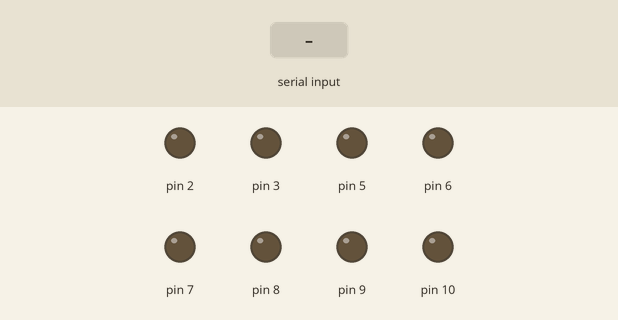
Recording of a sketch running on a simulated Arduino Uno, built with avr-gcc and run on an emulated ATmega328P. Parts: output pins drawn as LEDs (lit = HIGH). Inputs (shaded band) come from the test bench.

Above: at 1.2 s.
1.3 s: "f" received over Serial
At 2.2 s:
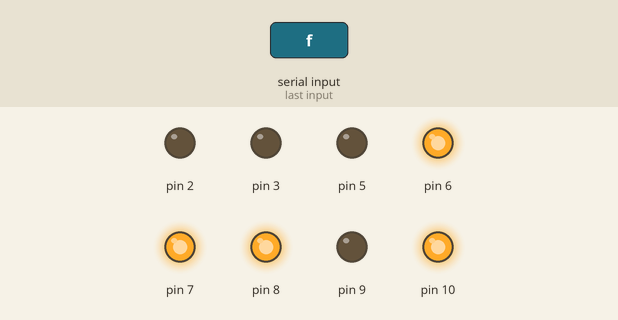
2.8 s: "b" received over Serial
At 3.3 s:
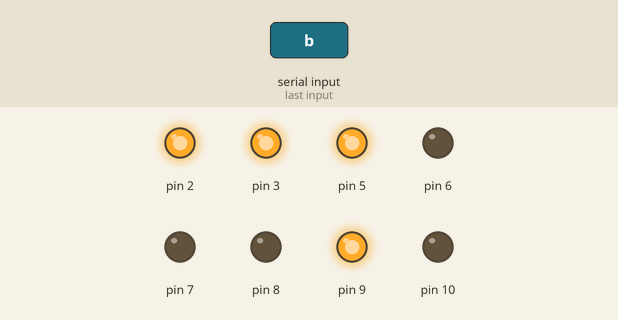
4.3 s: "r" received over Serial
At 5.5 s:
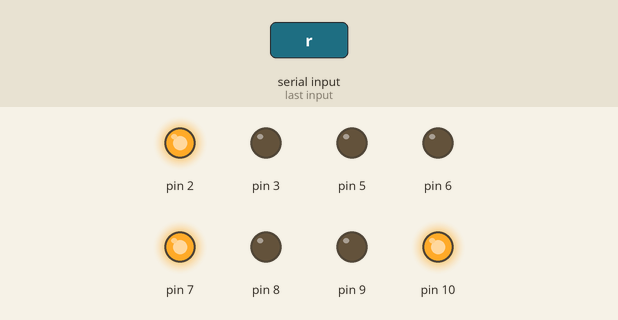
5.8 s: "l" received over Serial
At 6.8 s:
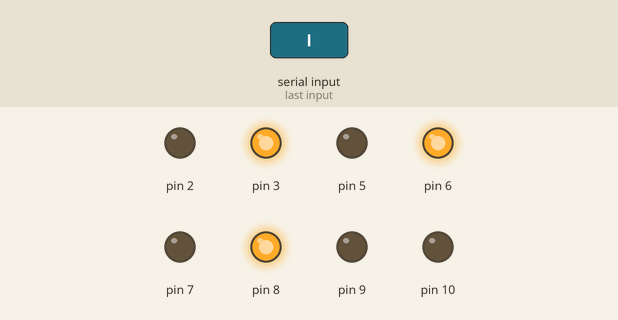
7.3 s: "s" received over Serial
At 8.0 s:
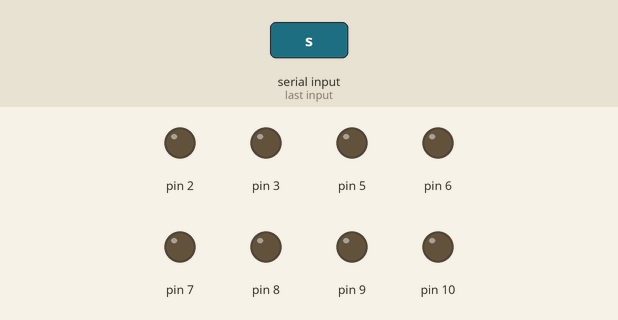
Timing chart, 0 to 9.8 s (numbered marks = the images above; inputs shaded):
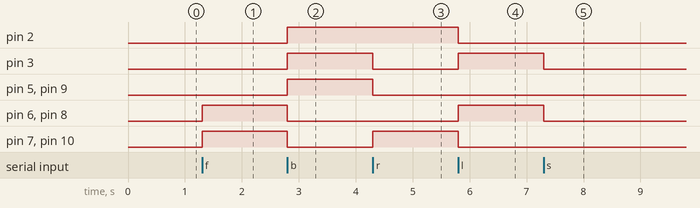

Measured:
- after the input at 1.3 s, pin 6–8, pin 10: LOW → HIGH at once
- after the input at 2.8 s, pin 2, pin 3, pin 5, pin 9: LOW → HIGH at once; pin 6–8, pin 10: HIGH → LOW at once
- after the input at 4.3 s, pin 3, pin 5, pin 9: HIGH → LOW at once; pin 7, pin 10: LOW → HIGH at once
- after the input at 5.8 s, pin 2, pin 7, pin 10: HIGH → LOW at once; pin 3, pin 6, pin 8: LOW → HIGH at once
- after the input at 7.3 s, pin 3, pin 6, pin 8: HIGH → LOW at once

The sketch:

car.ino
```cpp
void setup()
{
  pinMode(5,OUTPUT);
  pinMode(6,OUTPUT);
  pinMode(9,OUTPUT);
  pinMode(10,OUTPUT);
  Serial.begin(9600);
  pinMode(2,OUTPUT);  //右下
  pinMode(3,OUTPUT);  //左下
  pinMode(7,OUTPUT);  //右上
  pinMode(8,OUTPUT);  //左上
}


int income=0;
void loop()
{
  if(Serial.available()>0)
  {
    income=Serial.read();
    switch(income)
    {
      case 'f':forward();break;
      case 'b':backward();break;
      case 'r':right();break;
      case 'l':left();break;
      case 's':stop();break;
      default:break;
    }
  }
}

void forward()
{
  digitalWrite(5,LOW);
  digitalWrite(6,HIGH);
  digitalWrite(9,LOW);
  digitalWrite(10,HIGH);

  digitalWrite(2,LOW);
  digitalWrite(3,LOW);
  digitalWrite(7,HIGH);
  digitalWrite(8,HIGH);
}

void backward()
{
  digitalWrite(5,HIGH);
  digitalWrite(6,LOW);
  digitalWrite(9,HIGH);
  digitalWrite(10,LOW);

  digitalWrite(2,HIGH);
  digitalWrite(3,HIGH);
  digitalWrite(7,LOW);
  digitalWrite(8,LOW);
}
void right()
{
  digitalWrite(5,LOW);
  digitalWrite(6,LOW);
  digitalWrite(9,LOW);
  digitalWrite(10,HIGH);

  digitalWrite(2,HIGH);
  digitalWrite(3,LOW);
  digitalWrite(7,HIGH);
  digitalWrite(8,LOW);
}
void left()
{
  digitalWrite(5,LOW);
  digitalWrite(6,HIGH);
  digitalWrite(9,LOW);
  digitalWrite(10,LOW);

  digitalWrite(2,LOW);
  digitalWrite(3,HIGH);
  digitalWrite(7,LOW);
  digitalWrite(8,HIGH);
}
void stop()
{
  digitalWrite(5,LOW);
  digitalWrite(6,LOW);
  digitalWrite(9,LOW);
  digitalWrite(10,LOW);

  digitalWrite(2,LOW);
  digitalWrite(3,LOW);
  digitalWrite(7,LOW);
  digitalWrite(8,LOW);
}
```
